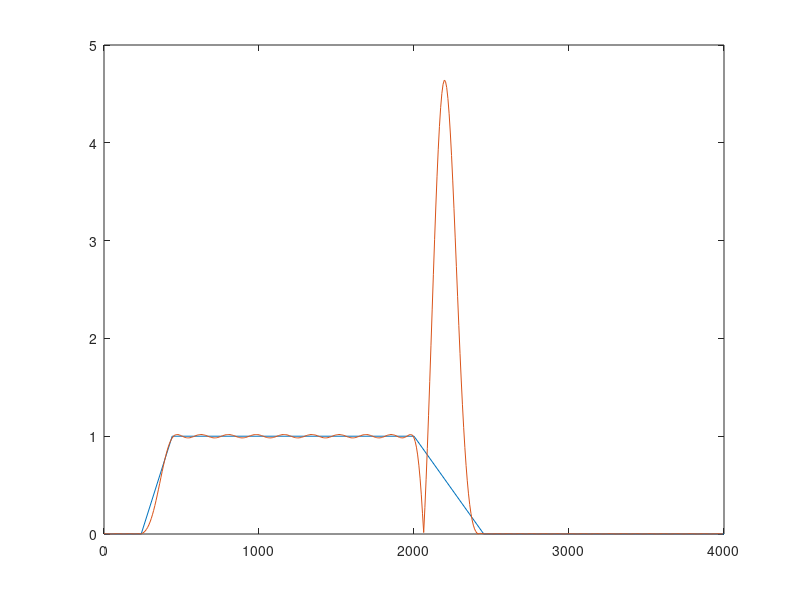
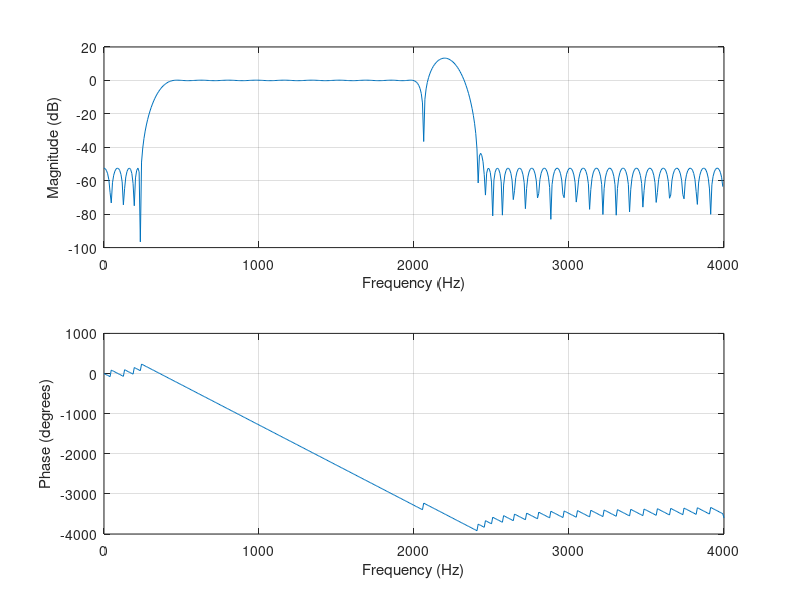

MATLAB code for these plots, in order:
%not as good as firfilter.m

F = [240 440 2000 2450];  %tap frequencies
A = [0 1 0];                    %tap gain, assume its working on
                                    %pairs of entries, with an implicit 0
                                    %at the start and end
pass_ripple = (10^(0.4/20)-1)/(10^(0.4/20)+1); 
stop_ripple = 10^(-50/20);
DEV = [stop_ripple pass_ripple stop_ripple];
Fs = 8000;                          %Fsamp

[m,f,a,W] = firpmord(F,A,DEV,Fs);   %tells us what order and shit it needs to be

b = firpm(m+10,f,a, W);                %coeffs of the FIR filter
[h,w] = freqz(b,1,512);         %freqz(numerator, denominator, resolution)
plot(f/2 * Fs,a,w/2/pi * Fs,abs(h)) %draws the something....

figure;                             %create new figure window
freqz(b,1,512, Fs);                 %plot magnitude and phase of filter design

tmp = (b(1));
str = ['double b[] = {' num2str(tmp)];
for i=2:length(b)
    tmp = (b(i));
    str = [str, ', ', num2str(tmp)];
end;
str = [str, '}'];
save fir_coeff.txt str -ascii -double   %save coefficient b to txt file